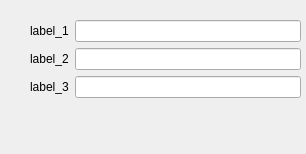
<?xml version="1.0" encoding="UTF-8"?>
<ui version="4.0">
 <class>Dialog</class>
 <widget class="QDialog" name="Dialog">
  <property name="geometry">
   <rect>
    <x>0</x>
    <y>0</y>
    <width>306</width>
    <height>154</height>
   </rect>
  </property>
  <property name="windowTitle">
   <string>Dialog</string>
  </property>
  <widget class="QWidget" name="formLayoutWidget">
   <property name="geometry">
    <rect>
     <x>30</x>
     <y>20</y>
     <width>271</width>
     <height>91</height>
    </rect>
   </property>
   <layout class="QFormLayout" name="formLayout">
    <item row="0" column="0">
     <widget class="QLabel" name="label">
      <property name="text">
       <string>label_1</string>
      </property>
     </widget>
    </item>
    <item row="0" column="1">
     <widget class="QLineEdit" name="lineEdit"/>
    </item>
    <item row="1" column="0">
     <widget class="QLabel" name="label_2">
      <property name="text">
       <string>label_2</string>
      </property>
     </widget>
    </item>
    <item row="1" column="1">
     <widget class="QLineEdit" name="lineEdit_2"/>
    </item>
    <item row="2" column="0">
     <widget class="QLabel" name="label_3">
      <property name="text">
       <string>label_3</string>
      </property>
     </widget>
    </item>
    <item row="2" column="1">
     <widget class="QLineEdit" name="lineEdit_3"/>
    </item>
   </layout>
  </widget>
 </widget>
 <resources/>
 <connections/>
</ui>
